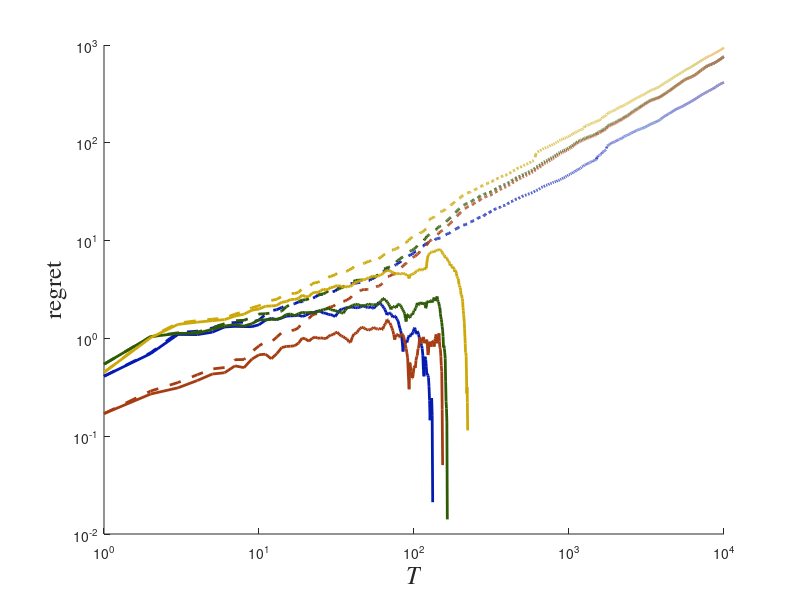

This chart was generated by the following MATLAB code: (Note: this script raises an error after producing the figure.)
% clear;
% load('temperature.mat')
% load('lstm256.mat')
% Temp = table2array(timetable2table(temp,'ConvertRowTimes',false));
% for idx = 29:32
%     net = resetState(net);
%     D = mean(reshape(Temp(1:end-2,idx),4,floor(length(Temp)/4)));
%     D = (D-(max(D)+min(D))/2) / (max(D)-min(D))*2;
%     init = D(1:1114); data = repmat(D(1115:end),1,10);
%     f = @(s,t)data(t);
%     [net,~] = predictAndUpdateState(net,init);
%     T = 1e4;
%     regret{idx-28} = zeros(T,8);
% 
%     [regret{idx-28}(:,1),regret{idx-28}(:,5)] = ...
%         doubling_trick(@(T,l,o,n)Hedge_IOMD_LSTM(T,l,o,n),T,@(s,t)f(s,t),4,-1,net,init(end));
%     [regret{idx-28}(:,2),regret{idx-28}(:,6)] = ...
%         doubling_trick(@(T,l,o)Hedge_IOMD(T,l,o),T,@(s,t)f(s,t),2,-1);
%     [regret{idx-28}(:,3),regret{idx-28}(:,7)] = ...
%         doubling_trick(@(T,l,o)Hedge_IMD(T,l,o),T,@(s,t)f(s,t),0,-1);
%     [regret{idx-28}(:,4),regret{idx-28}(:,8)] = ...
%         doubling_trick(@(T,l,o)Ader(T,l,o),T,@(s,t)f(s,t),0,-1);
% end
% 
% save('regret_w.mat','regret');
% clear;

clear;
load('regret_w.mat');
for idx = 1:4
    % 创建 figure
    figure1 = figure('Position',[180,200,640,560],'Color','white');
    % 创建 axes
    axes1 = axes('Parent',figure1);
    hold(axes1,'on');
    % 使用 plot 的矩阵输入创建多行
    loglog1 = loglog(regret{idx}(:,1:4),'LineWidth',2,'LineStyle','--');
    set(loglog1(1),'DisplayName','Hedge-OptIOMD (1,2,3,LSTM)','Color',[0.02 0.1 0.7]);
    set(loglog1(2),'DisplayName','Hedge-OptIOMD (1,2)','Color',[0.18 0.35 0.02]);
    set(loglog1(3),'DisplayName','Hedge-IOMD','Color',[0.65 0.24 0.07]);
    set(loglog1(4),'DisplayName','Ader','Color',[0.8 0.66 0.03]);
    loglog2 = loglog(regret{idx}(:,5:8),'LineWidth',2,'LineStyle','-');
    set(loglog2(1),'DisplayName','Hedge-OptIOMD (1,2,3,LSTM)','Color',[0.02 0.1 0.7]);
    set(loglog2(2),'DisplayName','Hedge-OptIOMD (1,2)','Color',[0.18 0.35 0.02]);
    set(loglog2(3),'DisplayName','Hedge-IOMD','Color',[0.65 0.24 0.07]);
    set(loglog2(4),'DisplayName','Ader','Color',[0.8 0.66 0.03]);
    % 创建 label
    xlabel('T','FontAngle','italic','FontSize',18,'FontName','Times');
    ylabel('regret','FontSize',18,'FontName','Times');
    hold(axes1,'off');
    % 设置其余坐标区属性
    set(axes1,'AmbientLightColor','none','Clipping','off','Color','none', ...
        'FontName','Times','FontSize',16,'XColor',[0 0 0],'YColor',[0 0 0],'XAxisLocation','origin');
    % 创建 legend
    legend1 = legend(loglog1);
    set(legend1,'Orientation','vertical','Location','northwest', ...
        'FontSize',14,'EdgeColor','none','Color','none','FontName','Times');
    title(legend1,'Optimal Comparators');
    ah1 = axes('position',get(gca,'position'),'visible','off');
    legend2 = legend(ah1,loglog2);
    set(legend2,'Orientation','vertical','Location','southwest', ...
        'FontSize',14,'EdgeColor','none','Color','none','FontName','Times');
    title(legend2,'Shrinkage Comparators');
%     xlim(axes1,[0,100+1e4]);
    data = regret{idx}(:);
    ylim(axes1,[min([-1500;data(:)])-180,max([1100;data(:)])+150]);

    exportgraphics(figure1,strcat('withLSTM',num2str(idx),'.pdf'),'BackgroundColor','none','ContentType','vector')
end